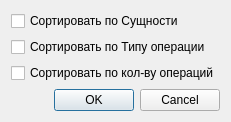
<?xml version="1.0" encoding="UTF-8"?>
<ui version="4.0">
 <class>Dialog</class>
 <widget class="QDialog" name="Dialog">
  <property name="geometry">
   <rect>
    <x>0</x>
    <y>0</y>
    <width>226</width>
    <height>120</height>
   </rect>
  </property>
  <property name="windowTitle">
   <string>Dialog</string>
  </property>
  <layout class="QVBoxLayout" name="verticalLayout">
   <item>
    <widget class="QCheckBox" name="checkBox">
     <property name="sizePolicy">
      <sizepolicy hsizetype="Fixed" vsizetype="Fixed">
       <horstretch>0</horstretch>
       <verstretch>0</verstretch>
      </sizepolicy>
     </property>
     <property name="text">
      <string>Сортировать по Сущности</string>
     </property>
    </widget>
   </item>
   <item>
    <widget class="QCheckBox" name="checkBox_2">
     <property name="text">
      <string>Сортировать по Типу операции</string>
     </property>
    </widget>
   </item>
   <item>
    <widget class="QCheckBox" name="checkBox_3">
     <property name="text">
      <string>Сортировать по кол-ву операций</string>
     </property>
    </widget>
   </item>
   <item>
    <widget class="QDialogButtonBox" name="buttonBox">
     <property name="orientation">
      <enum>Qt::Orientation::Horizontal</enum>
     </property>
     <property name="standardButtons">
      <set>QDialogButtonBox::StandardButton::Cancel|QDialogButtonBox::StandardButton::Ok</set>
     </property>
     <property name="centerButtons">
      <bool>false</bool>
     </property>
    </widget>
   </item>
  </layout>
 </widget>
 <resources/>
 <connections>
  <connection>
   <sender>buttonBox</sender>
   <signal>accepted()</signal>
   <receiver>Dialog</receiver>
   <slot>accept()</slot>
   <hints>
    <hint type="sourcelabel">
     <x>248</x>
     <y>254</y>
    </hint>
    <hint type="destinationlabel">
     <x>157</x>
     <y>274</y>
    </hint>
   </hints>
  </connection>
  <connection>
   <sender>buttonBox</sender>
   <signal>rejected()</signal>
   <receiver>Dialog</receiver>
   <slot>reject()</slot>
   <hints>
    <hint type="sourcelabel">
     <x>316</x>
     <y>260</y>
    </hint>
    <hint type="destinationlabel">
     <x>286</x>
     <y>274</y>
    </hint>
   </hints>
  </connection>
 </connections>
</ui>
